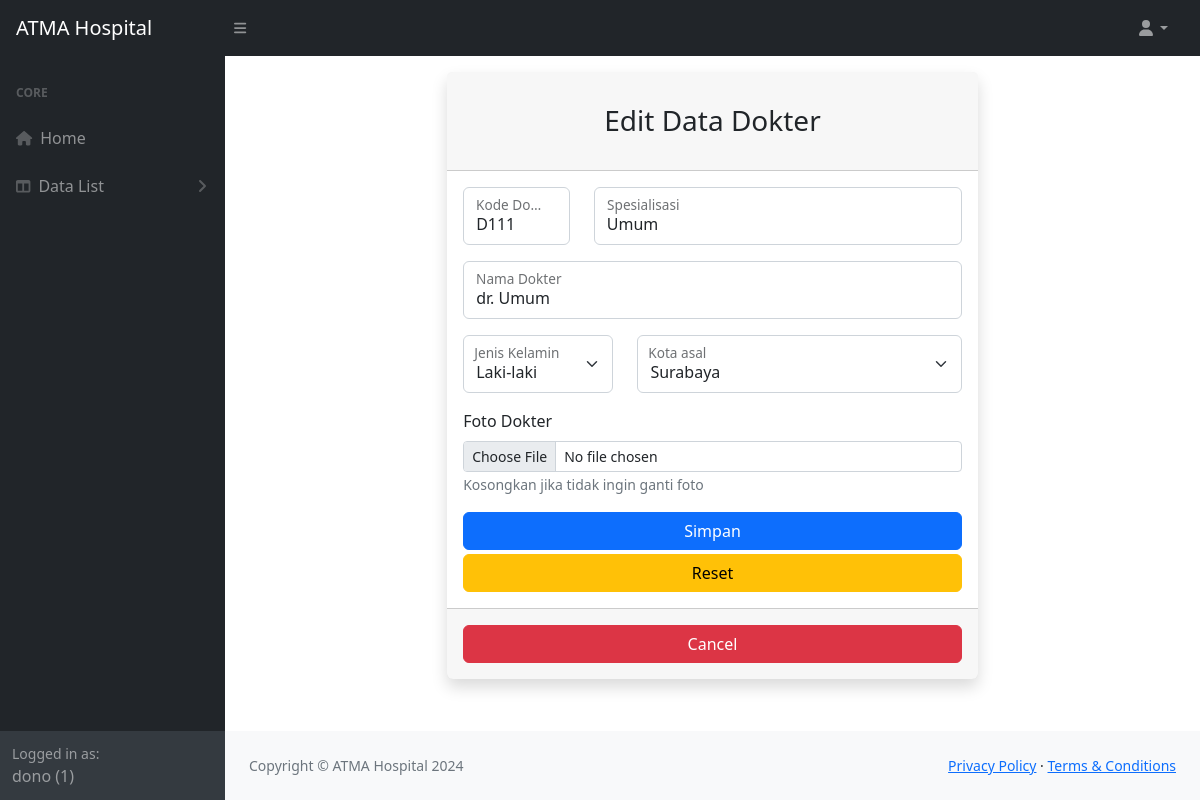
Page /data_dokter/editDokter.php?kd_dokter=D111 (signed in) on the committed database.
### tables this page shows
CREATE TABLE `tbl_dokter` (
  `kd_dokter` varchar(4) NOT NULL,
  `nm_dokter` varchar(30) NOT NULL,
  `spesialis` varchar(30) NOT NULL,
  `sex` varchar(1) NOT NULL,
  `kota_dokter` varchar(5) NOT NULL,
  `foto_dokter` varchar(255) NOT NULL
);

### data_dokter/editDokter.php (the view, shortened to what this page needs)
<?php require '../connection.php';
$id = $_GET['kd_dokter'];
$result = mysqli_query($theLINK,"SELECT * FROM tbl_dokter WHERE kd_dokter = '$id'");
$resultData = mysqli_fetch_array($result);
$kd = $resultData['kd_dokter'];
$nm_dokter = $resultData['nm_dokter'];
$sps = $resultData['spesialis'];
$sex = $resultData['sex'];
$kota = $resultData['kota_dokter'];
?>
<?php require '../a.php'; ?>
<div class="container-fluid px-4">
  <div class="row justify-content-center">
    <div class="col-lg-7">
      <div class="card shadow border-0 rounded-lg my-3">
        <div class="card-header"><h3 class="text-center font-weight-light my-4">Edit Data Dokter</h3></div>
        <div class="card-body">
          <form method="POST" action="editDokterAction.php" enctype="multipart/form-data" class="needs-validation" novalidate>
            <div class="row mb-3">
              <div class="col-md-3">
                <div class="form-floating mb-3 mb-md-0">
                  <input class="form-control" name="kd_dokterNew" id="kdBaru" type="text" placeholder="Kode Dokter" maxlength="4" value="<?php echo $kd; ?>" pattern="D[0-9]{3}" autocomplete="off" required/>
                  <label for="kdBaru">Kode Dokter</label>
                </div>
              </div>
              <div class="col-md-9">
                <div class="form-floating">
                  <input class="form-control" name="spesialis" id="spsBaru" type="text" placeholder="Spesialisasi Dokter" maxlength="25" value="<?php echo $sps; ?>" autocomplete="off" required />
                  <label for="spsBaru">Spesialisasi</label>
                </div>
              </div>
            </div>
            <div class="form-floating mb-3">
              <input class="form-control" name="nm_dokter" id="nmBaru" type="text" placeholder="Nama Dokter" maxlength="30" value="<?php echo $nm_dokter; ?>" autocomplete="off" required />
              <label for="nmBaru">Nama Dokter</label>
            </div>
            <div class="row mb-3">
              <div class="col-md-4 form-floating">
                <select class="form-select" name="sex" id="sexFloating" aria-label="Floating label select example" required>
                  <?php if ($sex == 'L') $CEK = 'selected'; else $CEK = ''; ?>
                  <option value="L" <?=$CEK;?>>Laki-laki</option>
                  <?php if ($sex == 'P') $CEK = 'selected'; else $CEK = ''; ?>
                </select>
                <label class="ps-4" for="sexFloating">Jenis Kelamin</label>
              </div>
              <div class="col-md-8 form-floating">
                <select class="form-select" name="kota_dokter" id="kotaFloating" aria-label="Floating label select example" required>
                  <?php
                  $query   = "SELECT * FROM tbl_kota ORDER BY kd_kota";
                  $sambung = mysqli_query($theLINK, $query);
                  while ($row = mysqli_fetch_array($sambung))
                  {
                    ?>
                    <?php if ($kota == $row["kd_kota"]) $CEK = 'selected'; else $CEK = ''; ?>
                    <option value="<?=$row["kd_kota"];?>" <?=$CEK;?>><?=$row["nm_kota"];?></option>
                    <?php
                  }
                  ?>
                </select>
                <label class="ps-4" for="kotaFloating">Kota asal</label>
              </div>
            </div>
            <div class="mb-3">
              <label for="fileImage" class="form-label">Foto Dokter</label>
              <input type="file" class="form-control form-control-sm" name="fileImage" id="fileImage" aria-describedby="fotoHelpInline">
              <span id="fotoHelpInline" class="form-text">Kosongkan jika tidak ingin ganti foto</span>
            </div>
            <div class="d-grid"><button class="btn btn-primary" type="submit" name="update">Simpan</button></div>
            <div class="d-grid mt-1"><button class="btn btn-warning" type="reset">Reset</button></div>
          </form>
        </div>
        <div class="card-footer text-center py-3">
          <div class="d-grid"><button class="btn btn-danger" type="button" onclick="window.history.back()">Cancel</button></div>
        </div>
      </div>
    </div>
  </div>
</div>
<?php require '../b.php'; ?>

### rows in the picture
tbl_dokter: kd_dokterNew "D111", spesialis "Umum", nm_dokter "dr. Umum"

### other values in the picture
$_SESSION['userName'] "dono"
$_SESSION['userLevel'] "1"
form field kota_dokter "Surabaya"
